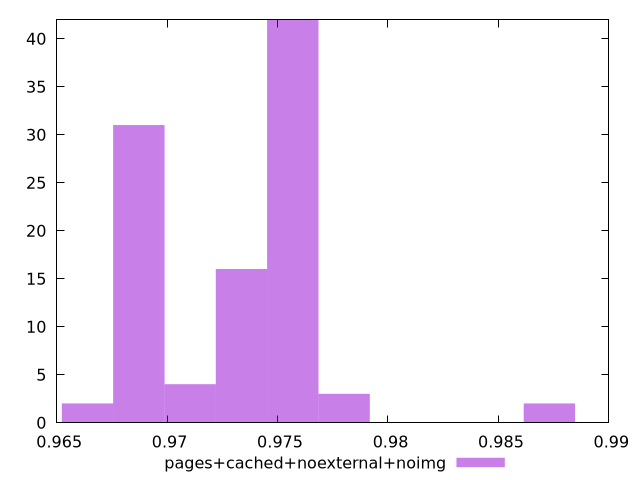

Recreate this plot in gnuplot.
$_pagesCachedNoexternalNoimg <<EOF
0.9756915695570202 42
0.9733684943914083 16
0.9710454192257963 4
0.9687223440601844 31
0.9663992688945724 2
0.9780146447226322 3
0.98730694538508 2
EOF
set key outside below
set terminal pngcairo
set output "report_00005_2020-11-02T22-26-11.212Z/speed-index/pages+cached+noexternal+noimg//hist.png"
set yrange [0:42]
set boxwidth 0.002323075165611953
set style fill transparent solid 0.5 noborder
plot $_pagesCachedNoexternalNoimg title "pages+cached+noexternal+noimg" with boxes ,
